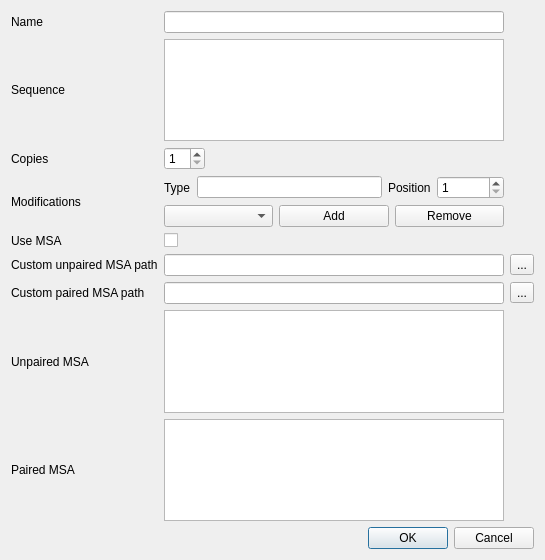
<?xml version="1.0" encoding="UTF-8"?>
<ui version="4.0">
 <class>Dialog</class>
 <widget class="QDialog" name="Dialog">
  <property name="geometry">
   <rect>
    <x>0</x>
    <y>0</y>
    <width>545</width>
    <height>560</height>
   </rect>
  </property>
  <property name="windowTitle">
   <string>Add RNA</string>
  </property>
  <layout class="QVBoxLayout" name="verticalLayout">
   <item>
    <layout class="QGridLayout" name="gridLayout">
     <item row="6" column="2">
      <widget class="QToolButton" name="btn_rnaentity_custom_paired_msa">
       <property name="text">
        <string>...</string>
       </property>
      </widget>
     </item>
     <item row="5" column="1">
      <widget class="QLineEdit" name="lei_rnaentity_custom_unpaired_msa_path"/>
     </item>
     <item row="5" column="2">
      <widget class="QToolButton" name="btn_rnaentity_custom_unpaired_msa">
       <property name="text">
        <string>...</string>
       </property>
      </widget>
     </item>
     <item row="5" column="0">
      <widget class="QLabel" name="label_4">
       <property name="text">
        <string>Custom unpaired MSA path</string>
       </property>
      </widget>
     </item>
     <item row="1" column="1">
      <widget class="QPlainTextEdit" name="pte_rnaentity_sequence"/>
     </item>
     <item row="6" column="0">
      <widget class="QLabel" name="label_5">
       <property name="text">
        <string>Custom paired MSA path</string>
       </property>
      </widget>
     </item>
     <item row="0" column="1">
      <widget class="QLineEdit" name="lei_rnaentity_name"/>
     </item>
     <item row="4" column="1">
      <widget class="QCheckBox" name="chk_rnaentity_usemsa">
       <property name="text">
        <string/>
       </property>
      </widget>
     </item>
     <item row="3" column="0">
      <widget class="QLabel" name="label_6">
       <property name="text">
        <string>Modifications</string>
       </property>
      </widget>
     </item>
     <item row="2" column="1">
      <layout class="QHBoxLayout" name="horizontalLayout_4">
       <item>
        <widget class="QSpinBox" name="sbo_rnaentity_copies">
         <property name="minimum">
          <number>1</number>
         </property>
        </widget>
       </item>
       <item>
        <spacer name="horizontalSpacer">
         <property name="orientation">
          <enum>Qt::Horizontal</enum>
         </property>
         <property name="sizeHint" stdset="0">
          <size>
           <width>40</width>
           <height>20</height>
          </size>
         </property>
        </spacer>
       </item>
      </layout>
     </item>
     <item row="3" column="1">
      <layout class="QVBoxLayout" name="verticalLayout_2">
       <item>
        <layout class="QHBoxLayout" name="horizontalLayout_2">
         <item>
          <widget class="QLabel" name="label_9">
           <property name="text">
            <string>Type</string>
           </property>
          </widget>
         </item>
         <item>
          <widget class="QLineEdit" name="lei_rnaentity_modification_type"/>
         </item>
         <item>
          <widget class="QLabel" name="label_10">
           <property name="text">
            <string>Position</string>
           </property>
          </widget>
         </item>
         <item>
          <widget class="QSpinBox" name="sbo_rnaentity_modification_position">
           <property name="minimum">
            <number>1</number>
           </property>
           <property name="maximum">
            <number>9999999</number>
           </property>
          </widget>
         </item>
        </layout>
       </item>
       <item>
        <layout class="QHBoxLayout" name="horizontalLayout_3">
         <item>
          <widget class="QComboBox" name="cml_rnaentity_modifications"/>
         </item>
         <item>
          <widget class="QPushButton" name="btn_rnaentity_modification_add">
           <property name="text">
            <string>Add</string>
           </property>
          </widget>
         </item>
         <item>
          <widget class="QPushButton" name="btn_rnaentity_modification_remove">
           <property name="text">
            <string>Remove</string>
           </property>
          </widget>
         </item>
        </layout>
       </item>
      </layout>
     </item>
     <item row="2" column="0">
      <widget class="QLabel" name="label_3">
       <property name="text">
        <string>Copies</string>
       </property>
      </widget>
     </item>
     <item row="0" column="0">
      <widget class="QLabel" name="label_7">
       <property name="text">
        <string>Name</string>
       </property>
      </widget>
     </item>
     <item row="1" column="0">
      <widget class="QLabel" name="label">
       <property name="text">
        <string>Sequence</string>
       </property>
      </widget>
     </item>
     <item row="4" column="0">
      <widget class="QLabel" name="label_2">
       <property name="text">
        <string>Use MSA</string>
       </property>
      </widget>
     </item>
     <item row="6" column="1">
      <widget class="QLineEdit" name="lei_rnaentity_custom_paired_msa_path"/>
     </item>
     <item row="7" column="1">
      <widget class="QPlainTextEdit" name="pte_rnaentity_unpaired_msa"/>
     </item>
     <item row="8" column="1">
      <widget class="QPlainTextEdit" name="pte_rnaentity_paired_msa"/>
     </item>
     <item row="7" column="0">
      <widget class="QLabel" name="label_8">
       <property name="text">
        <string>Unpaired MSA</string>
       </property>
      </widget>
     </item>
     <item row="8" column="0">
      <widget class="QLabel" name="label_11">
       <property name="text">
        <string>Paired MSA</string>
       </property>
      </widget>
     </item>
    </layout>
   </item>
   <item>
    <widget class="QDialogButtonBox" name="btn_rnaentity_button_box">
     <property name="orientation">
      <enum>Qt::Horizontal</enum>
     </property>
     <property name="standardButtons">
      <set>QDialogButtonBox::Cancel|QDialogButtonBox::Ok</set>
     </property>
    </widget>
   </item>
  </layout>
 </widget>
 <resources/>
 <connections/>
</ui>
